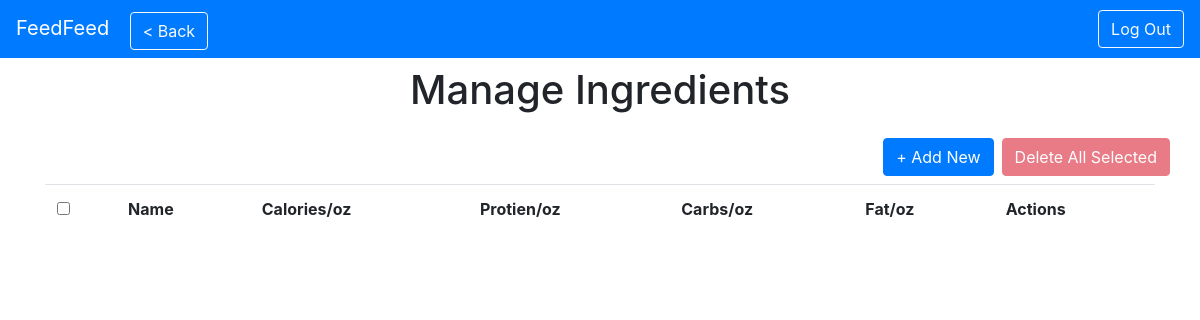
Page /dash/ingredients/ on the earlier database version.
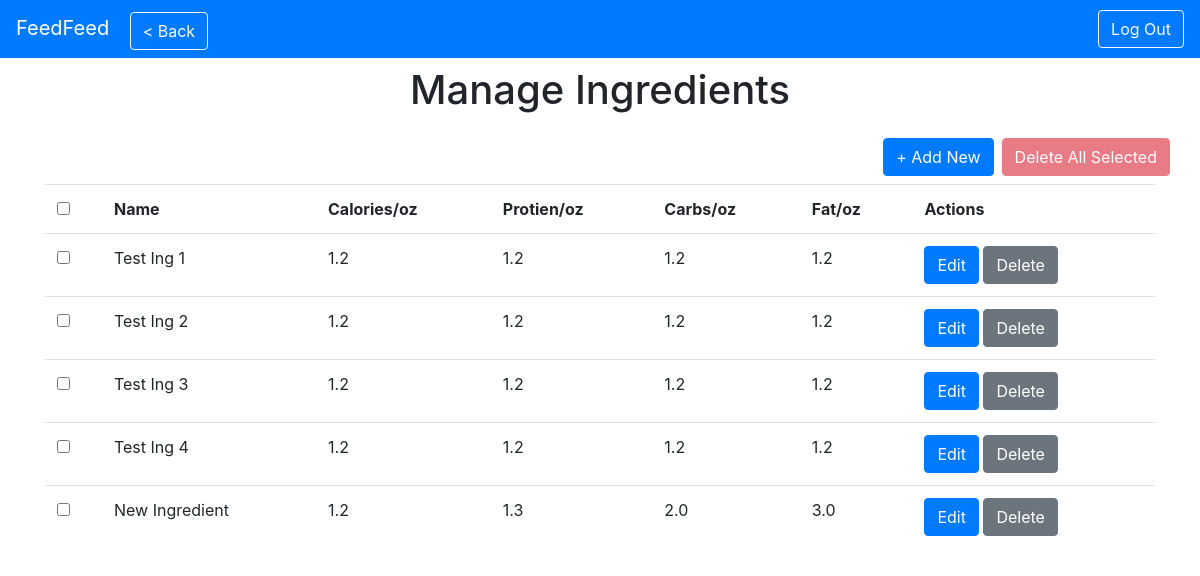
Same page on the later database version.
### tables this page shows
CREATE TABLE "Ingredient" (
	"id"	INTEGER,
	"calories"	REAL,
	"protein"	REAL,
	"carbs"	REAL,
	"fat"	REAL,
	"is_meal"	INTEGER,
	"name"	TEXT,
	PRIMARY KEY("id")
);

### server.py (the view)
@app.route("/dash/ingredients/")
def adminIngredientManager():
    admin_flag = True
    if(not admin_flag):
        flash("Restricted Access")
        return redirect(url_for("login_get"))
    ingData = dict()
    c = get_db().cursor()
    t = c.execute("""
        SELECT id, name, calories, protein, carbs, fat FROM Ingredient;
    """).fetchall()
    for record in t:
        ingData[record[0]] = Ingredient(record[0], record[1], record[2], record[3], record[4], record[5], False)
    return render_template("admin_ingredients.html",
                            username="Administrator",
                            uiSectionName="Ingredients",
                            showBackButton=True,
                            backLink=url_for("adminHome"),
                            tableData = ingData)

### server.py (called while the page is built)
def get_db():
    db = getattr(g, "_database", None)
    if db is None:
        db = g._database = sqlite3.connect(DATABASE)
    return db

@app.teardown_appcontext
def close_connection(exception):
    db = getattr(g, "_database", None)
    if db is not None:
        db.close()

### templates/admin_ingredients.html (shortened to what this page needs)
{% extends "admin_base.html" %}
{% block resources %}
{{super()}}
{% endblock %}
{% block main %}
<div class="container">
    <h1 class="text-center py-3">Manage Ingredients</h1>
    <div class="row justify-content-end mb-2">
        <a class="btn btn-primary newItemButton" href="{{url_for('adminEditIngredient')}}?action=New">+ Add New</a>
        <button class="btn btn-danger ml-2" id="deleteAll" disabled>Delete All Selected</button>
    </div>
    <table id="data-table" class="table table-hover">
        <tbody>
            <tr class="tHead">
                <th><input type="checkbox" id="selectAll"></th>
                <th class="sortHeader" data-colNum="1">Name</th>
                <th class="sortHeader" data-colNum="2">Calories/oz</th>
                <th class="sortHeader" data-colNum="3">Protien/oz</th>
                <th class="sortHeader" data-colNum="4">Carbs/oz</th>
                <th class="sortHeader" data-colNum="5">Fat/oz</th>
                <th>Actions</th>
            </tr>
            {% for id, val in tableData.items() %}
            <tr class="tData">
                <td><input class="dataCheck" name="{{id}}" type="checkbox"></td>
                <td>{{val.name}}</td>
                <td>{{val.calories}}</td>
                <td>{{val.protein}}</td>
                <td>{{val.carbs}}</td>
                <td>{{val.fat}}</td>
                <td>
                    <a class="btn btn-primary" href="{{url_for('adminEditIngredient')}}?action=Edit&id={{id}}">Edit</a>
                    <button class="btn btn-secondary deleteBtn">Delete</button>
                </td>
            </tr>
            {% endfor %}
        </tbody>
    </table>
</div>
{% endblock %}

### templates/admin_base.html (shortened to what this page needs)
<!DOCTYPE html>
<html lang="en">
    <head>
        {% block bootstrap %}
        <link rel="stylesheet" href="https://maxcdn.bootstrapcdn.com/bootstrap/4.5.2/css/bootstrap.min.css">
        {% endblock %}
        {% block resources %}
        <link rel="stylesheet" type="text/css" href="/static/styles/admin_style.css">
        {% endblock %}
    </head>
    <body>
        {% block navBar %}
        <nav class="navbar fixed-top navbar-expand-lg navbar-dark bg-primary justify-content-between">
            <div>
                <a class="navbar-brand" href="{{url_for('adminHome')}}">FeedFeed</a>
                {% if showBackButton %}
                <a href="{{backLink}}" class="btn btn-outline-light">< Back</a>
                {%endif%}
            </div>
            <button type="button" class="btn btn-outline-light">Log Out</button>
        </nav>
        {% endblock %}
        <main id="mainContent">
            {% block main %}
            {% endblock %}
        </main>
    </body>
</html>

### static/styles/admin_style.css (style rules this page uses)
#mainContent { margin-top: 50px; }
.newItemButton { max-width: 200px; }

Differences in the rows shown:
added Ingredient: name "Test Ing 1", calories "1.2", protein "1.2", carbs "1.2", fat "1.2"
added Ingredient: name "Test Ing 2", calories "1.2", protein "1.2", carbs "1.2", fat "1.2"
added Ingredient: name "Test Ing 3", calories "1.2", protein "1.2", carbs "1.2", fat "1.2"
added Ingredient: name "Test Ing 4", calories "1.2", protein "1.2", carbs "1.2", fat "1.2"
added Ingredient: name "New Ingredient", calories "1.2", protein "1.3", carbs "2.0", fat "3.0"
Other differences:
new list line: "☐ Edit Delete"
